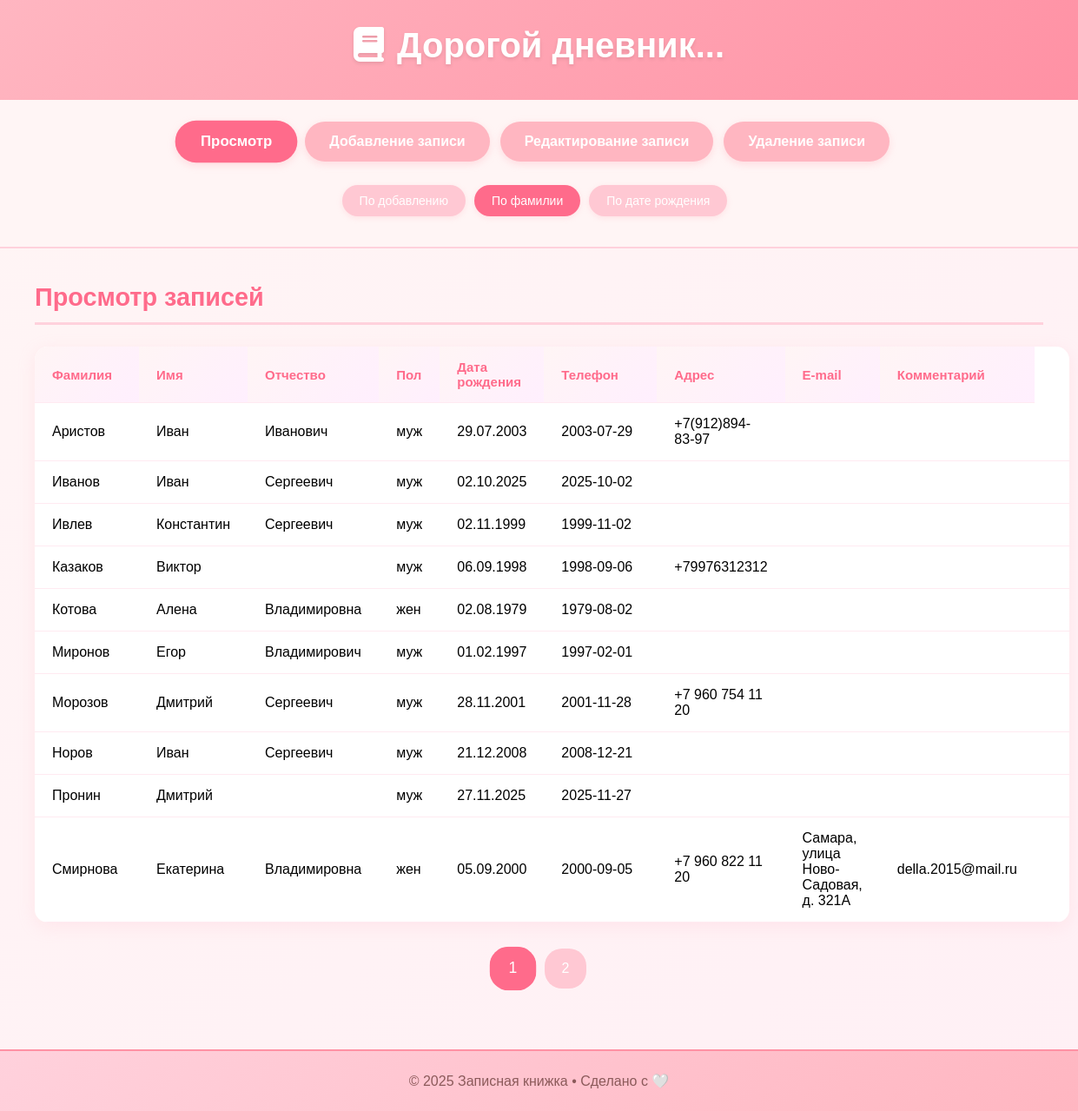
The app's page /?action=view&sort=lastname with its own data.
### tables this page shows
CREATE TABLE contacts (
            id INTEGER PRIMARY KEY AUTOINCREMENT,
            lastname TEXT NOT NULL,
            firstname TEXT NOT NULL,
            patronymic TEXT,
            gender TEXT,
            dob TEXT,
            phone TEXT,
            address TEXT,
            email TEXT,
            comment TEXT,
            created_at TEXT DEFAULT (datetime('now'))
        );

### viewer.php (the view, shortened to what this page needs)
<?php
function render_viewer(PDO $db, string $sort, int $page): string
{
    $perPage = 10;
    $offset = ($page - 1) * $perPage;
    switch ($sort) {
        case 'lastname':
            $order = "lastname ASC, firstname ASC";
            break;
    }
    $totalStmt = $db->query("SELECT COUNT(*) FROM contacts");
    $total = (int) $totalStmt->fetchColumn();
    $totalPages = max(1, ceil($total / $perPage));
    $stmt = $db->prepare("SELECT * FROM contacts ORDER BY $order LIMIT :lim OFFSET :off");
    $stmt->bindValue(':lim', $perPage, PDO::PARAM_INT);
    $stmt->bindValue(':off', $offset, PDO::PARAM_INT);
    $stmt->execute();
    $rows = $stmt->fetchAll(PDO::FETCH_ASSOC);
    $html = '<h2>Просмотр записей</h2>';
    $html .= '<table>';
    $html .= '<tr>
                <th>Фамилия</th>
                <th>Имя</th>
                <th>Отчество</th>
                <th>Пол</th>
                <th>Дата рождения</th>
                <th>Телефон</th>
                <th>Адрес</th>
                <th>E-mail</th>
                <th>Комментарий</th>
              </tr>';
    foreach ($rows as $r) {
        $html .= '<tr>';
        $html .= '<td>' . htmlspecialchars($r['lastname']) . '</td>';
        $html .= '<td>' . htmlspecialchars($r['firstname']) . '</td>';
        $html .= '<td>' . htmlspecialchars($r['patronymic']) . '</td>';
        $html .= '<td>' . htmlspecialchars($r['gender']) . '</td>';
        if (!empty($r['dob'])) {
            $date = DateTime::createFromFormat('Y-m-d', $r['dob']);
            $dobFormatted = $date ? $date->format('d.m.Y') : '';
        } else {
            $dobFormatted = '';
        }
        $html .= '<td>' . htmlspecialchars($dobFormatted) . '</td>';
        $html .= '<td>' . htmlspecialchars($r['dob']) . '</td>';
        $html .= '<td>' . htmlspecialchars($r['phone']) . '</td>';
        $html .= '<td>' . htmlspecialchars($r['address']) . '</td>';
        $html .= '<td>' . htmlspecialchars($r['email']) . '</td>';
        $html .= '<td>' . htmlspecialchars($r['comment']) . '</td>';
        $html .= '</tr>';
    }
    $html .= '</table>';
    if ($totalPages > 1) {
        $html .= '<div class="pagination">';
        for ($p = 1; $p <= $totalPages; $p++) {
            $activeClass = ($p == $page) ? ' active' : '';
            $html .= '<a class="page-link' . $activeClass . '" href="?action=view&sort=' . $sort . '&page=' . $p . '">' . $p . '</a>';
        }
        $html .= '</div>';
    }
    return $html;
}

### index.php (style rules this page uses)
* { margin: 0; padding: 0; box-sizing: border-box; }
body { font-family: 'Arial', sans-serif; background: linear-gradient(135deg, #fff5f5, #fff0f5); min-height: 100vh; display: flex; flex-direction: column; }
table { width: auto; min-width: 100%; border-collapse: collapse; table-layout: auto; background: white; border-radius: 15px; overflow: hidden; box-shadow: 0 5px 20px rgba(255, 182, 193, 0.2); margin: 25px 0; }
th:nth-child(1), td:nth-child(1) { min-width: 120px; }
th:nth-child(2), td:nth-child(2) { min-width: 100px; }
th:nth-child(3), td:nth-child(3) { min-width: 120px; }
th:nth-child(5), td:nth-child(5) { min-width: 110px; }
th:nth-child(6), td:nth-child(6) { min-width: 130px; }
th, td { padding: 15px 20px; text-align: left; border-bottom: 1px solid #ffeaf1; }
th { background: linear-gradient(135deg, #fff5f5, #ffeffe); color: #ff6b8b; font-weight: bold; font-size: 15px; }
.pagination { text-align: center; margin: 30px 0; }
.page-link { display: inline-block; padding: 12px 18px; margin: 0 6px; background: #ffc8d3; color: white; text-decoration: none; border-radius: 20px; font-weight: 500; transition: all 0.3s ease; border: 2px solid transparent; }
.page-link.active { background: #ff6b8b; transform: scale(1.1); }
h2 { color: #ff6b8b; margin-bottom: 25px; border-bottom: 3px solid #ffd1dc; padding-bottom: 12px; font-size: 1.8em; }

### records on screen
contacts: lastname "Аристов", firstname "Иван", patronymic "Иванович", gender "муж", dob "29.07.2003", dob "2003-07-29", phone "+7(912)894-83-97"
contacts: lastname "Иванов", firstname "Иван", patronymic "Сергеевич", gender "муж", dob "02.10.2025", dob "2025-10-02"
contacts: lastname "Ивлев", firstname "Константин", patronymic "Сергеевич", gender "муж", dob "02.11.1999", dob "1999-11-02"
contacts: lastname "Казаков", firstname "Виктор", gender "муж", dob "06.09.1998", dob "1998-09-06", phone "+79976312312"
contacts: lastname "Котова", firstname "Алена", patronymic "Владимировна", gender "жен", dob "02.08.1979", dob "1979-08-02"
contacts: lastname "Миронов", firstname "Егор", patronymic "Владимирович", gender "муж", dob "01.02.1997", dob "1997-02-01"
contacts: lastname "Морозов", firstname "Дмитрий", patronymic "Сергеевич", gender "муж", dob "28.11.2001", dob "2001-11-28", phone "+7 960 754 11 20"
contacts: lastname "Норов", firstname "Иван", patronymic "Сергеевич", gender "муж", dob "21.12.2008", dob "2008-12-21"
contacts: lastname "Пронин", firstname "Дмитрий", gender "муж", dob "27.11.2025", dob "2025-11-27"
contacts: lastname "Смирнова", firstname "Екатерина", patronymic "Владимировна", gender "жен", dob "05.09.2000", dob "2000-09-05", phone "+7 960 822 11 20", address "Самара, улица Ново-Садовая, д. 321А", email "della.2015@mail.ru"

### other values on screen
$label "Просмотр"
$label "Добавление записи"
$label "Редактирование записи"
$label "Удаление записи"
$slabel "По добавлению"
$slabel "По фамилии"
$slabel "По дате рождения"
